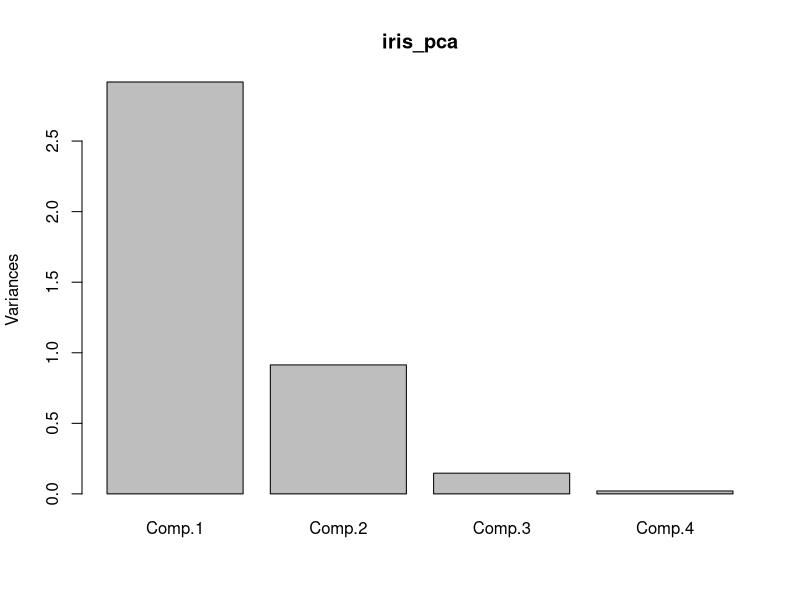
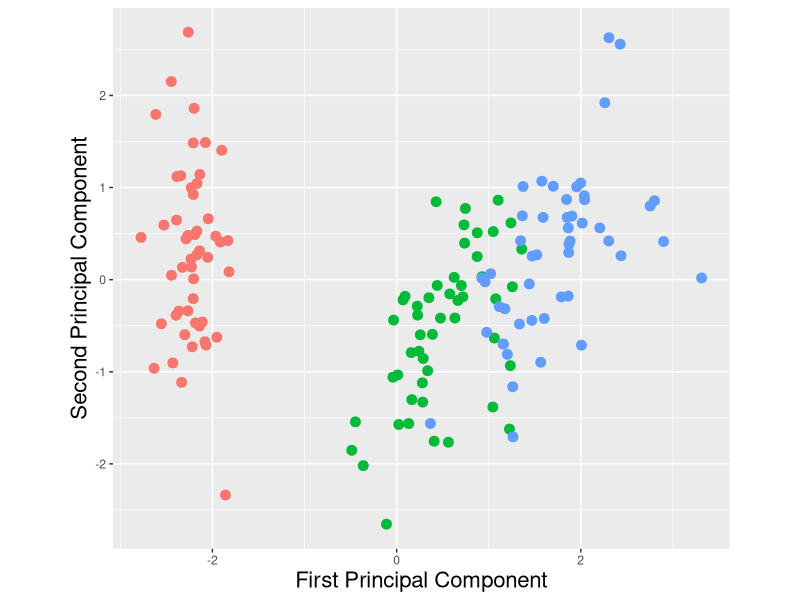

The R script that drew these images, in order:
library(tidyverse)


attach(iris)

iris_pca <- princomp(iris[, -5], cor = TRUE) 

plot(iris_pca)

new_variables <- as.data.frame(iris_pca$scores)
  
iris_data <-  separate(iris, "Species",
                           c("Species", "Other_Info"),  # the name and other information
                           extra = "merge" # Only split into at most two items, 
                           # merging as necessary  
)

new_variables$species <- iris_data$Species

ggplot(new_variables, aes(x = Comp.1, y = Comp.2,col=species)) + geom_point(size=3)+
  labs(x = "First Principal Component", 
       y = "Second Principal Component") +
  coord_fixed(ratio = 1)+
  theme(axis.title = element_text(size=16),
        legend.position = "none")

